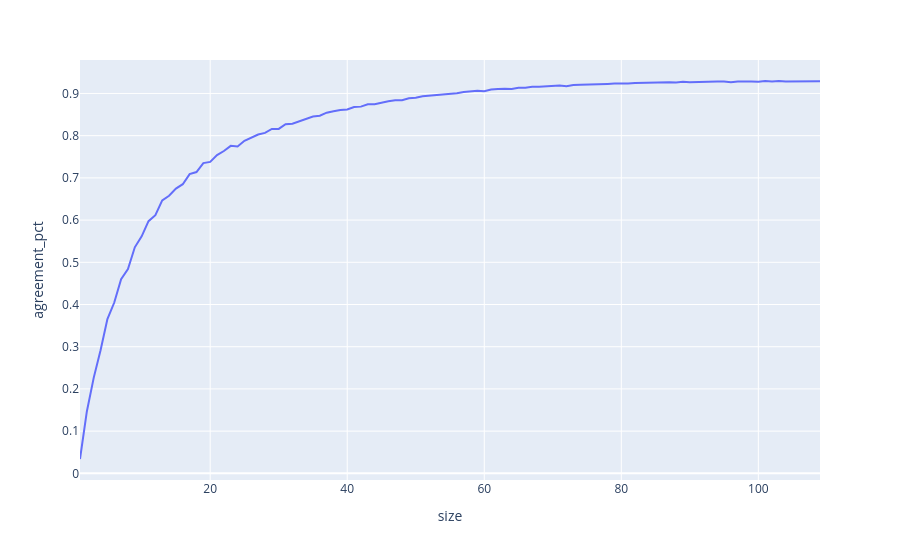

This figure's notebook cell:
### Code cell
import plotly.express as px

df = df[df["size"] < 110]
px.line(df, x="size", y="agreement_pct")
